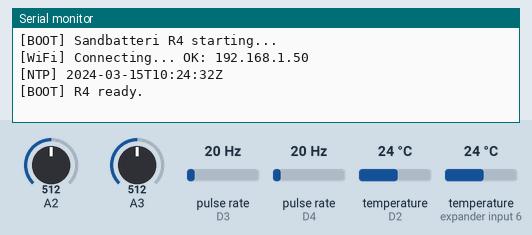
The sketch below on a simulated Arduino Uno R4 WiFi. Shown: the last lines printed to the serial monitor. Wiring (inferred from the names in the program): 2 × pulse sensor: data D3 / data D4. The inputs (shaded band) are chosen by the test bench; at power-on: pulse rate (sensors on D3, D4) 20 Hz, temperature (sensors on D2, expander input 6) 24 °C, A2 = 512, A3 = 512. WiFi joins after 1.5 s; servers stay silent unless stated; network time is answered at once with the bench clock; uploads are accepted with an empty reply; the local clock reads 2024-03-15 10:24:30 at power-on unless the sketch sets it.

Above: at 3.7 s.
3.8 s: pulse rate (sensor on D3) set to 4 Hz
At 12.1 s:
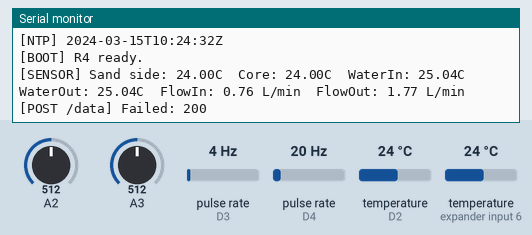
12.4 s: pulse rate (sensor on D4) set to 4 Hz
13.9 s: temperature (sensor on D2) set to 12 °C
15.4 s: temperature (sensor on expander input 6) set to 12 °C
16.9 s: A2 set to 716
18.4 s: A3 set to 716
At 32.6 s:
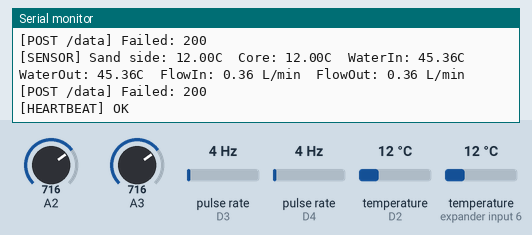

The sketch:

r4.ino
```cpp
/*
 * Sandbatteri - Arduino UNO R4 WiFi
 *
 * Sensors:
 *   DS18B20 #1       = Sand temp (side)     → One-Wire digital
 *   DS18B20 #2       = Sand temp (core)     → One-Wire digital
 *   YF-B7 #1 flow    = Flow in              → Pulse interrupt pin
 *   YF-B7 #1 NTC     = Water temp in        → Analog NTC 50KΩ
 *   YF-B7 #2 flow    = Flow out             → Pulse interrupt pin
 *   YF-B7 #2 NTC     = Water temp out       → Analog NTC 50KΩ
 *
 * Job: Read sensors → POST /data every 10s
 *      Heartbeat every 30s
 *      Watchdog software reset if no success in 60s

 */

#include <WiFiS3.h>
#include <time.h>
#include <ArduinoHttpClient.h>
#include <ArduinoJson.h>
#include <OneWire.h>
#include <DallasTemperature.h>
#include <NTPClient.h>
#include <WiFiUdp.h>

// ─── NON BLOCKING SERIAL SETUP ───────────────────────────────────────────────
#define DBG(x) if (Serial) Serial.print(x)
#define DBGLN(x) if (Serial) Serial.println(x)

// ─── CONFIG ──────────────────────────────────────────────────────────────────
const char* WIFI_SSID = "SSD";
const char* WIFI_PASS = "PASSWORD";

const char* API_HOST  = "API_ADDRESS";
const int   API_PORT  = 443;
const char* PRODUCT_KEY      = "PRODUCT_KEY";
const char* CF_CLIENT_ID     = "CF_CLIENT_ID";
const char* CF_CLIENT_SECRET = "CF_CLIENT_SECRET";

// ─── PINS ────────────────────────────────────────────────────────────────────
#define ONE_WIRE_PIN     2    // DS18B20 both on same bus
#define FLOW_IN_PIN      3    // YF-B7 #1 pulse (must be interrupt-capable)
#define FLOW_OUT_PIN     4    // YF-B7 #2 pulse (must be interrupt-capable)
#define NTC_WATER_IN     A2   // YF-B7 #1 NTC temp
#define NTC_WATER_OUT    A3   // YF-B7 #2 NTC temp

// ─── NTC CONSTANTS (50KΩ, Beta 3950) ────────────────────────────────────────
#define NTC_NOMINAL      50000.0   // 50KΩ at 25°C
#define NTC_BETA         3950.0
#define NTC_REF_TEMP     298.15    // 25°C in Kelvin
#define SERIES_RESISTOR  50000.0   // Use 50KΩ series resistor to match NTC
#define ADC_MAX          1023.0

// ─── INTERVALS ───────────────────────────────────────────────────────────────
#define SENSOR_INTERVAL_MS    10000
#define HEARTBEAT_INTERVAL_MS 30000
#define WATCHDOG_TIMEOUT_MS   60000

// ─── GLOBALS ─────────────────────────────────────────────────────────────────
OneWire oneWire(ONE_WIRE_PIN);
DallasTemperature sandSensors(&oneWire);
DeviceAddress sandSideAddr, sandCoreAddr;

WiFiUDP ntpUDP;
NTPClient timeClient(ntpUDP, "pool.ntp.org", 0, 60000);

volatile unsigned long flowInPulses  = 0;
volatile unsigned long flowOutPulses = 0;

unsigned long lastSensorTime = 0;
unsigned long lastHeartbeat  = 0;
unsigned long lastSuccess    = 0;

// ─── ISR ─────────────────────────────────────────────────────────────────────
void flowInISR()  { flowInPulses++;  }
void flowOutISR() { flowOutPulses++; }

// ─── NTC TEMP READ ───────────────────────────────────────────────────────────
// Steinhart-Hart simplified
float readNTC(int pin) {
  int raw = analogRead(pin);
  if (raw == 0) return -999.0;  // short circuit guard

  float resistance = SERIES_RESISTOR * (ADC_MAX / raw - 1.0);

  float steinhart = resistance / NTC_NOMINAL;
  steinhart = log(steinhart);
  steinhart /= NTC_BETA;
  steinhart += 1.0 / NTC_REF_TEMP;
  steinhart = 1.0 / steinhart;
  steinhart -= 273.15;  // Kelvin to Celsius

  return steinhart;
}

// ─── FLOW RATE ───────────────────────────────────────────────────────────────
// YF-B7: Q [L/min] = f [Hz] / 11
float calcFlowRate(volatile unsigned long& pulses, unsigned long dtMs) {
  unsigned long p = pulses;
  pulses = 0;
  float hz = p / (dtMs / 1000.0);
  return hz / 11.0;
}

// ─── TIMESTAMP ───────────────────────────────────────────────────────────────
String getTimestamp() {
  time_t t = (time_t)timeClient.getEpochTime();
  struct tm* ptm = gmtime(&t);
  char buf[25];
  sprintf(buf, "%04d-%02d-%02dT%02d:%02d:%02dZ",
    ptm->tm_year + 1900, ptm->tm_mon + 1, ptm->tm_mday,
    ptm->tm_hour, ptm->tm_min, ptm->tm_sec);
  return String(buf);
}

// ─── HEADERS HELPER ──────────────────────────────────────────────────────────
void addHeaders(HttpClient& http, int bodyLen = -1) {
  http.sendHeader("X-Product-Key",          PRODUCT_KEY);
  http.sendHeader("CF-Access-Client-Id",     CF_CLIENT_ID);
  http.sendHeader("CF-Access-Client-Secret", CF_CLIENT_SECRET);
  if (bodyLen >= 0) {
    http.sendHeader("Content-Type",   "application/json");
    http.sendHeader("Content-Length", bodyLen);
  }
}

// ─── HTTP POST ───────────────────────────────────────────────────────────────
int httpPost(const char* path, const String& body) {
  WiFiSSLClient ssl;
  HttpClient http(ssl, API_HOST, API_PORT);

  http.beginRequest();
  http.post(path);
  addHeaders(http, body.length());
  http.beginBody();
  http.print(body);
  http.endRequest();

  int code = http.responseStatusCode();
  http.stop();
  return code;
}

// ─── POST SENSOR DATA ────────────────────────────────────────────────────────
void postSensorData(float sandSide, float sandCore,
                    float waterIn, float waterOut,
                    float flowIn, float flowOut) {
  StaticJsonDocument<512> doc;
  doc["product_key"] = PRODUCT_KEY;
  doc["timestamp"]   = getTimestamp();
  doc["power_w"]     = 0;
  doc["energy_kwh"]  = 0;

  JsonArray temps = doc.createNestedArray("temperatures");
  JsonObject t0 = temps.createNestedObject(); t0["index"] = 0; t0["label"] = "sand_side"; t0["value"] = serialized(String(sandSide, 2));
  JsonObject t1 = temps.createNestedObject(); t1["index"] = 1; t1["label"] = "sand_core"; t1["value"] = serialized(String(sandCore, 2));
  JsonObject t2 = temps.createNestedObject(); t2["index"] = 2; t2["label"] = "water_in";  t2["value"] = serialized(String(waterIn,  2));
  JsonObject t3 = temps.createNestedObject(); t3["index"] = 3; t3["label"] = "water_out"; t3["value"] = serialized(String(waterOut, 2));

  JsonArray flows = doc.createNestedArray("flow_rates");
  JsonObject f0 = flows.createNestedObject(); f0["index"] = 0; f0["value"] = serialized(String(flowIn,  2));
  JsonObject f1 = flows.createNestedObject(); f1["index"] = 1; f1["value"] = serialized(String(flowOut, 2));

  String body;
  serializeJson(doc, body);

  int code = httpPost("/api/v1/data", body);
  if (code == 201) {
    DBGLN("[POST /data] OK 201");
    lastSuccess = millis();
  } else {
    DBG("[POST /data] Failed: ");
    DBGLN(code);
  }
}

// ─── POST HEARTBEAT ──────────────────────────────────────────────────────────
void postHeartbeat() {
  StaticJsonDocument<128> doc;
  doc["product_key"]    = PRODUCT_KEY;
  doc["timestamp"]      = getTimestamp();
  doc["uptime_seconds"] = (int)(millis() / 1000);

  String body;
  serializeJson(doc, body);

  int code = httpPost("/api/v1/events/heartbeat", body);
  if (code == 200) {
    DBGLN("[HEARTBEAT] OK");
    lastSuccess = millis();
  } else {
    DBG("[HEARTBEAT] Failed: ");
    DBGLN(code);
  }
}

// ─── SETUP ───────────────────────────────────────────────────────────────────
void setup() {
  Serial.begin(115200);
  delay(1000);
  DBGLN("[BOOT] Sandbatteri R4 starting...");

  // DS18B20
  sandSensors.begin();
  if (sandSensors.getDeviceCount() < 2) {
    DBGLN("[WARN] Expected 2x DS18B20, found: " + String(sandSensors.getDeviceCount()));
  }
  sandSensors.getAddress(sandSideAddr, 0);
  sandSensors.getAddress(sandCoreAddr, 1);

  // Flow sensor interrupts
  pinMode(FLOW_IN_PIN,  INPUT_PULLUP);
  pinMode(FLOW_OUT_PIN, INPUT_PULLUP);
  attachInterrupt(digitalPinToInterrupt(FLOW_IN_PIN),  flowInISR,  RISING);
  attachInterrupt(digitalPinToInterrupt(FLOW_OUT_PIN), flowOutISR, RISING);

  // WiFi
  DBG("[WiFi] Connecting...");
  WiFi.begin(WIFI_SSID, WIFI_PASS);
  while (WiFi.status() != WL_CONNECTED) { delay(500); DBG("."); }
  DBGLN(" OK: " + WiFi.localIP().toString());

  // NTP
  timeClient.begin();
  timeClient.update();
  DBGLN("[NTP] " + getTimestamp());

  lastSuccess = millis();
  DBGLN("[BOOT] R4 ready.");
}

// ─── LOOP ────────────────────────────────────────────────────────────────────
void loop() {
  unsigned long now = millis();

  if (WiFi.status() != WL_CONNECTED) {
    DBGLN("[WiFi] Lost! Reconnecting...");
    WiFi.begin(WIFI_SSID, WIFI_PASS);
    delay(5000);
    return;
  }

  timeClient.update();

  // ── SENSOR READ + POST ───────────────────────────────────────────────────
  if (now - lastSensorTime >= SENSOR_INTERVAL_MS) {
    unsigned long dt = now - lastSensorTime;
    lastSensorTime = now;

    sandSensors.requestTemperatures();
    float sandSide = sandSensors.getTempC(sandSideAddr);
    float sandCore = sandSensors.getTempC(sandCoreAddr);

    float waterIn  = readNTC(NTC_WATER_IN);
    float waterOut = readNTC(NTC_WATER_OUT);

    float flowIn  = calcFlowRate(flowInPulses,  dt);
    float flowOut = calcFlowRate(flowOutPulses, dt);

    DBG("[SENSOR] Sand side: "); DBG(sandSide);
    DBG("C  Core: ");            DBG(sandCore);
    DBG("C  WaterIn: ");         DBG(waterIn);
    DBG("C  WaterOut: ");        DBG(waterOut);
    DBG("C  FlowIn: ");          DBG(flowIn);
    DBG(" L/min  FlowOut: ");    DBG(flowOut);
    DBGLN(" L/min");

    postSensorData(sandSide, sandCore, waterIn, waterOut, flowIn, flowOut);
  }

  // ── HEARTBEAT ────────────────────────────────────────────────────────────
  if (now - lastHeartbeat >= HEARTBEAT_INTERVAL_MS) {
    lastHeartbeat = now;
    postHeartbeat();
  }

  // ── WATCHDOG ─────────────────────────────────────────────────────────────
  if (millis() - lastSuccess >= WATCHDOG_TIMEOUT_MS) {
    DBGLN("[WATCHDOG] No success in 60s. Resetting...");
    delay(1000);
    NVIC_SystemReset();
  }
}
```

Measured:
- after the input at 3.8 s, the serial monitor: prints a new line after 7.0 s (image 1)
- after the input at 18.4 s, the serial monitor: prints a new line after 2.4 s (image 2)
